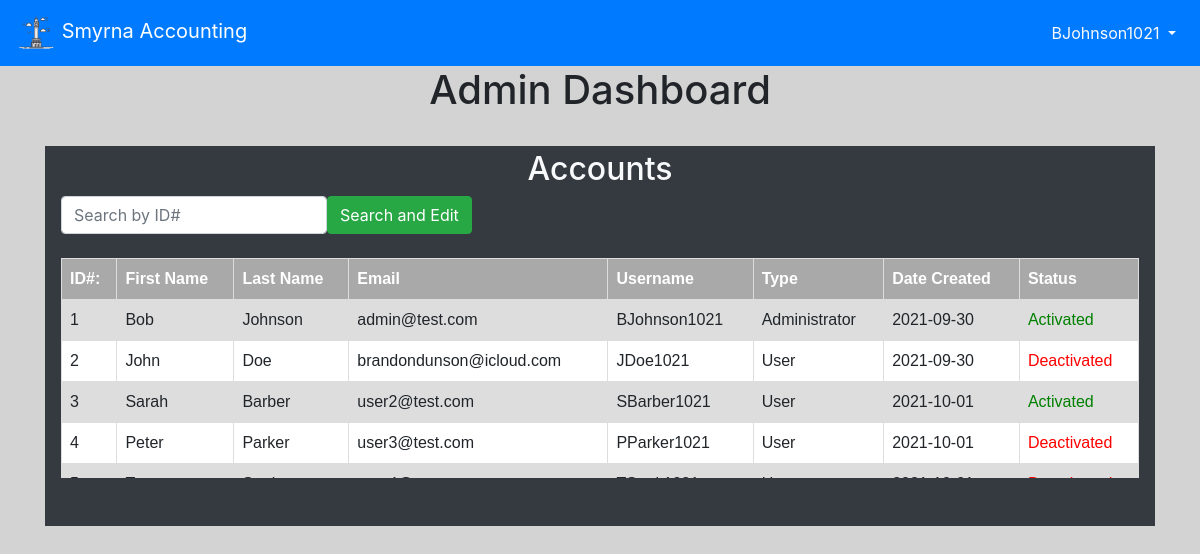
The app's page /adminPortal (signed in) with its own data.
### website/models.py (models this page shows, shortened)
class User(db.Model, UserMixin):
    id = db.Column(db.Integer, primary_key=True) #unique identifier
    email = db.Column(db.String(150), unique = True)
    password = db.Column(db.String(150))
    oldPassword = db.Column(db.String(150))
    firstName = db.Column(db.String(150))
    lastName = db.Column(db.String(150))
    userName = db.Column(db.String(150))
    hasAdmin = db.Column(db.Boolean, default = False)
    hasMan = db.Column(db.Boolean, default = False)
    status = db.Column(db.Boolean, default = False)
    creationDate = db.Column(db.Date())

### website/auth.py (the view)
@auth.route('/adminPortal', methods = ['GET', 'POST'])
@login_required
def adminPort():
    if request.method == 'POST':
        global searchID
        searchID = request.form.get('searchBar')
        if len(searchID) < 1:
            flash('Search field can not be blank.', category='error')
            return redirect(url_for('auth.adminPort'))
        else:
            return redirect(url_for('auth.accountEdit'))
    else:
        if current_user.hasAdmin:
            return render_template('adminPortal.html',
                user = current_user, query = User.query.all())
        else:
            flash('You do not have access to this page.', category='error')
            return redirect(url_for('views.home'))

### website/__init__.py (called while the page is built)
def create_app():
    app = Flask(__name__)
    app.config['SECRET_KEY'] = 'this is the secret key'
    app.config['SQLALCHEMY_DATABASE_URI'] = f'sqlite:///{DB_NAME}'
    db.init_app(app)
    app.config['MAIL_SERVER'] = 'smtp.gmail.com'
    app.config['MAIL_PORT'] = 465
    app.config['MAIL_USE_SSL'] = True
    app.config['MAIL_USERNAME'] = 'brandondunson15@gmail.com'
    app.config['MAIL_PASSWORD'] = 'Panopticon0987!@'
    mail.init_app(app)
    from .views import views
    from .auth import auth
    app.register_blueprint(views, url_prefix='/')
    app.register_blueprint(auth, url_prefix='/')
    from .models import User
    create_database(app)
    login_manager = LoginManager()
    login_manager.login_view = 'auth.login'
    login_manager.init_app(app)
    @login_manager.user_loader
    def load_user(id):
        return User.query.get(int(id))
    return app

### website/templates/adminPortal.html (shortened to what this page needs)
{% extends "base.html" %} {% block title %} Admin Portal {% endblock %} {%block
content%}
<h1 class="text-center">Admin Dashboard</h1>
<br />
<div class="container-fluid bg-dark px-3 py-1 pb-5" >
  <h2 class="text-center text-light">Accounts</h2>
    <form class="form-inline" method="POST">
          <input type="search" name="searchBar" class="form-control pr-1" placeholder="Search by ID#"
            list = "userData" />
            <button class="btn btn-success" type="submit">Search and Edit</button>
    </form>
  <br>
  <div style="overflow: scroll; max-height: 220px">
    <table>
      <tr style="
          position: sticky;
          top: 0;
          background-color: darkgrey;
          color: white;
        ">
        <th>ID#:</th>
        <th>First Name</th>
        <th>Last Name</th>
        <th>Email</th>
        <th>Username</th>
        <th>Type</th>
        <th>Date Created</th>
        <th>Status</th>
      </tr>
      {% for user in query %}
      <tr>
        <td>{{user.id}}</td>
        <td>{{user.firstName}}</td>
        <td>{{user.lastName}}</td>
        <td>{{user.email}}</td>
        <td>{{user.userName}}</td>
        {% if user.hasAdmin%}
        <td>Administrator</td>
        {% elif user.hasMan %}
        <td>Manager</td>
        {% else %}
        <td>User</td>
        {% endif %}
        <td>{{user.creationDate}}</td>
        {% if user.status %}
        <td style="color: green">Activated</td>
        {% else %}
        <td style="color: red">Deactivated</td>
        {% endif %}
      </tr>
      {% endfor %}
    </table>
  </div>
</div>
{% endblock %}

### website/templates/base.html (shortened to what this page needs)
<!DOCTYPE html>
<html>
<head>
    <meat name="viewport" content="width=device-width, initial-scale=1" />
    <link rel="stylesheet" href="https://stackpath.bootstrapcdn.com/bootstrap/4.4.1/css/bootstrap.min.css"
 />
    <link rel="stylesheet" href="https://stackpath.bootstrapcdn.com/font-awesome/4.7.0/css/font-awesome.min.css"
 />
</head>
<body style="background-color: lightgrey">
    <nav class="navbar navbar-expand-lg navbar-dark bg-primary">
        <a class = "navbar-brand" href='/accounting/home'>
            <img src="static/logo.png" width="40" height="40" atl="">
            Smyrna Accounting
        </a>
        <div class = "collapse navbar-collapse" id="navbar">
            <ul class = "navbar-nav ml-auto">
                {% if user.is_authenticated %}
                <li class="nav-item dropdown">
                    <a class = "nav-link dropdown-toggle text-light" id = "navbarDropdownMenuLink" data-toggle = "dropdown" aria-haspopup="true" aria-expanded="false">
                        {{ user.userName }}
                    </a>
                </li>
                {% else %}
                <a class = "nav-item nav-link text-light" id = "login" href="/accounting/login">Login</a>
                {% endif %}
            </ul>
        </div>
    </nav>
    <div class= "container">
        {%block content%}
        {% endblock %}
    </div>
</body>
</html>

### website/templates/adminPortal.html (style rules this page uses)
table { font-family: arial, sans-serif; border-collapse: collapse; width: 100%; }
td, th { border: 1px solid #dddddd; text-align: left; padding: 8px; }
tr:nth-child(even) { background-color: #dddddd; }
tr:nth-child(odd) { background-color: white; }

### records on screen
User: userName "BJohnson1021", id "1", firstName "Bob", lastName "Johnson", email "admin@test.com", hasAdmin "Administrator", creationDate "2021-09-30", status "Activated"
User: id "2", firstName "John", lastName "Doe", email "brandondunson@icloud.com", userName "JDoe1021", hasAdmin "User", creationDate "2021-09-30", status "Deactivated"
User: id "3", firstName "Sarah", lastName "Barber", email "user2@test.com", userName "SBarber1021", hasAdmin "User", creationDate "2021-10-01", status "Activated"
User: id "4", firstName "Peter", lastName "Parker", email "user3@test.com", userName "PParker1021", hasAdmin "User", creationDate "2021-10-01", status "Deactivated"
